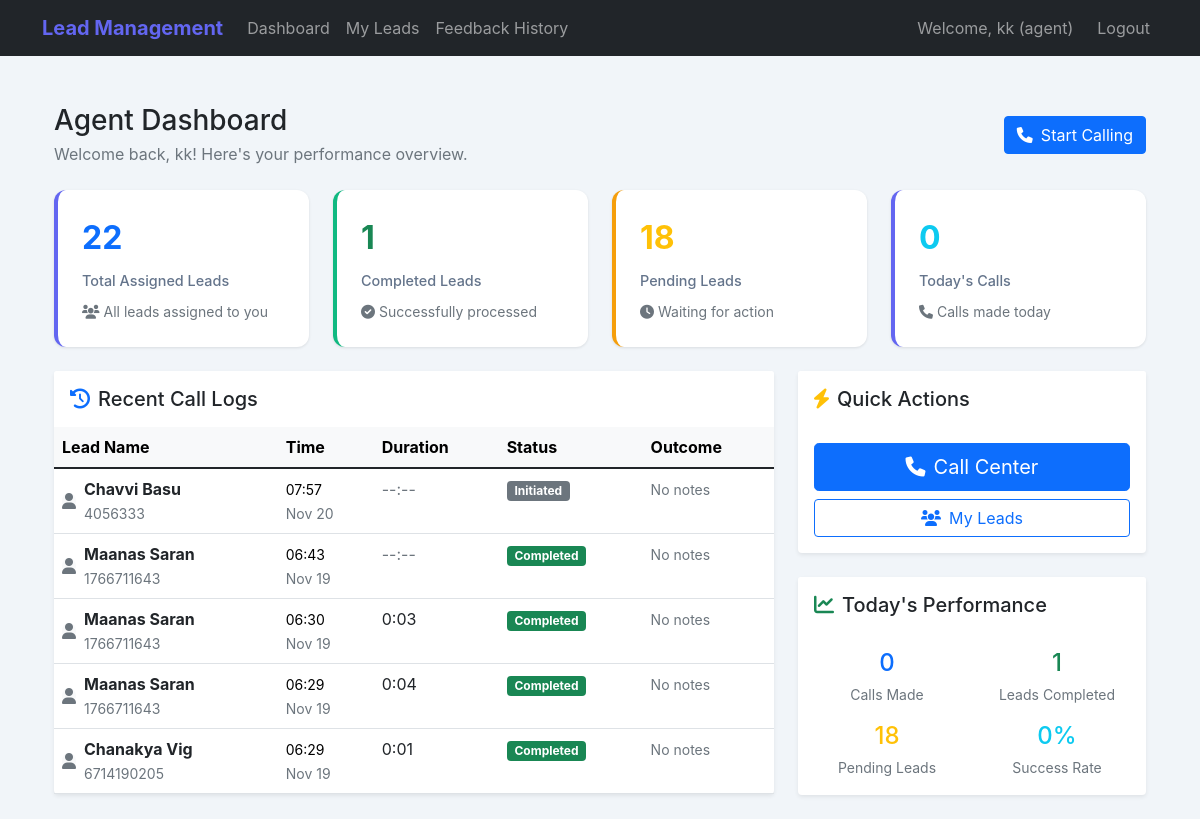
Before: /agent/dashboard (signed in) with the older database file.
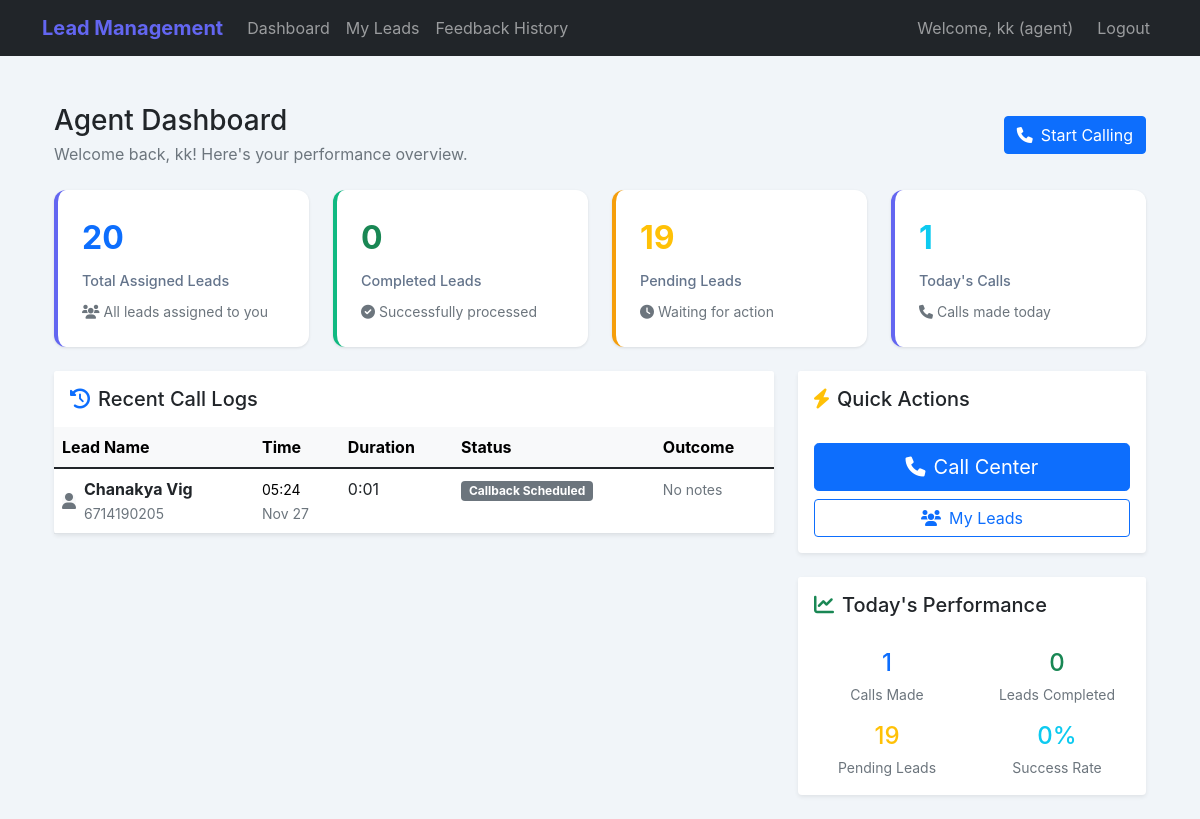
After: the same page with the newer database file.
### models.py (models this page shows, shortened)
class CallLog(db.Model):
    id = db.Column(db.Integer, primary_key=True)
    lead_id = db.Column(db.Integer, db.ForeignKey('lead.id'), nullable=False)
    agent_id = db.Column(db.Integer, db.ForeignKey('user.id'), nullable=False)
    call_time = db.Column(db.DateTime, nullable=False, default=datetime.utcnow)
    end_time = db.Column(db.DateTime, nullable=True)
    status = db.Column(db.Enum(CallStatus), nullable=False, default=CallStatus.INITIATED)
    duration_seconds = db.Column(db.Integer, nullable=True)  # Call duration in seconds
    call_notes = db.Column(db.Text, nullable=True)
    follow_up_required = db.Column(db.Boolean, default=False)
    follow_up_date = db.Column(db.DateTime, nullable=True)
    outcome = db.Column(db.String(100), nullable=True)  # interested, not_interested, callback, channel_partner, interested_other, abusive  # UPDATED
    satisfaction_score = db.Column(db.Integer, nullable=True)  # 1-5 scale
    call_recording_path = db.Column(db.String(500), nullable=True)
    call_quality = db.Column(db.String(50), nullable=True)  # clear, poor, dropped, etc.

class Lead(db.Model):
    id = db.Column(db.Integer, primary_key=True)
    name = db.Column(db.String(200), nullable=False)
    email = db.Column(db.String(200), nullable=True)
    mobile = db.Column(db.String(15), nullable=False)
    pincode = db.Column(db.String(10), nullable=True)
    project_name = db.Column(db.String(200), nullable=False, default='N/A')
    source = db.Column(db.String(100), nullable=True, default='N/A')
    year = db.Column(db.Integer, nullable=True)
    location = db.Column(db.String(100), nullable=True, default='N/A')
    project_id = db.Column(db.Integer, db.ForeignKey('project.id'), nullable=True)
    project = db.relationship('Project', backref='leads')
    assigned_agent_id = db.Column(db.Integer, db.ForeignKey('user.id'), nullable=True)
    assigned_date = db.Column(db.DateTime, nullable=True)
    status = db.Column(db.String(50), default='new')  # new, assigned, interested, not_interested, callback, completed, reassigned, channel_partner, interested_other  # UPDATED
    alternate_phone = db.Column(db.String(15), nullable=True)
    address = db.Column(db.Text, nullable=True)
    city = db.Column(db.String(100), nullable=True)
    state = db.Column(db.String(100), nullable=True)
    country = db.Column(db.String(100), nullable=True, default='India')
    priority = db.Column(db.String(20), default='medium')  # low, medium, high, urgent
    category = db.Column(db.String(100), nullable=True)  # residential, commercial, plot, etc.
    created_at = db.Column(db.DateTime, default=datetime.utcnow)
    updated_at = db.Column(db.DateTime, default=datetime.utcnow, onupdate=datetime.utcnow)
    call_logs = db.relationship('CallLog', backref='lead', lazy=True, cascade='all, delete-orphan')
    feedbacks = db.relationship('LeadFeedback', backref='lead', lazy=True, cascade='all, delete-orphan')
    reassignments = db.relationship('LeadReassignment', backref='lead', lazy=True, cascade='all, delete-orphan')
    assignment_history = db.relationship('LeadAssignmentHistory', backref='lead', lazy=True, cascade='all, delete-orphan')

### routes/agent_routes.py (the view)
@agent_bp.route('/dashboard')
@login_required
def dashboard():
    if current_user.role != UserRole.AGENT:
        flash('Access denied!', 'error')
        return redirect(url_for('admin.dashboard'))
    assigned_leads = Lead.query.filter_by(assigned_agent_id=current_user.id).count()
    completed_leads = Lead.query.filter_by(assigned_agent_id=current_user.id, status='completed').count()
    pending_leads = Lead.query.filter_by(assigned_agent_id=current_user.id, status='assigned').count()
    interested_leads = Lead.query.filter_by(assigned_agent_id=current_user.id, status='interested').count()
    today = datetime.utcnow().date()
    today_calls = CallLog.query.filter(
        CallLog.agent_id == current_user.id,
        db.func.date(CallLog.call_time) == today
    ).count()
    recent_calls = CallLog.query.filter_by(agent_id=current_user.id)\
        .order_by(CallLog.call_time.desc())\
        .limit(5)\
        .all()
    return render_template('agent/dashboard.html',
                         assigned_leads=assigned_leads,
                         completed_leads=completed_leads,
                         pending_leads=pending_leads,
                         interested_leads=interested_leads,
                         today_calls=today_calls,
                         recent_calls=recent_calls)

### templates/agent/dashboard.html (shortened to what the changed rows need)
{% extends "base.html" %}
{% block content %}
<div class="container-fluid py-4">
    <div class="d-flex justify-content-between align-items-center mb-4">
        <div>
            <h1 class="h3 mb-1">Agent Dashboard</h1>
        </div>
    </div>
    <div class="row g-4 mb-4">
        <div class="col-xl-3 col-md-6">
            <div class="stat-card">
                <div class="stat-number text-primary">{{ assigned_leads }}</div>
                <div class="stat-label">Total Assigned Leads</div>
                <div class="mt-2">
                    <small class="text-muted">
                    </small>
                </div>
            </div>
        </div>
        <div class="col-xl-3 col-md-6">
            <div class="stat-card success">
                <div class="stat-number text-success">{{ completed_leads }}</div>
                <div class="stat-label">Completed Leads</div>
                <div class="mt-2">
                    <small class="text-muted">
                    </small>
                </div>
            </div>
        </div>
        <div class="col-xl-3 col-md-6">
            <div class="stat-card warning">
                <div class="stat-number text-warning">{{ pending_leads }}</div>
                <div class="stat-label">Pending Leads</div>
                <div class="mt-2">
                    <small class="text-muted">
                    </small>
                </div>
            </div>
        </div>
        <div class="col-xl-3 col-md-6">
            <div class="stat-card">
                <div class="stat-number text-info">{{ today_calls }}</div>
                <div class="stat-label">Today's Calls</div>
                <div class="mt-2">
                    <small class="text-muted">
                    </small>
                </div>
            </div>
        </div>
    </div>
    <div class="row g-4">
        <div class="col-lg-8">
            <div class="card border-0 shadow-sm">
                <div class="card-body p-0">
                    {% if recent_calls %}
                    <div class="table-responsive">
                        <table class="table table-hover mb-0">
                            <thead class="table-light">
                                <tr>
                                    <th>Lead Name</th>
                                    <th>Time</th>
                                    <th>Duration</th>
                                    <th>Status</th>
                                    <th>Outcome</th>
                                </tr>
                            </thead>
                            <tbody>
                                {% for call in recent_calls %}
                                <tr>
                                    <td>
                                        <div class="d-flex align-items-center">
                                            <div class="avatar-sm bg-light rounded-circle d-flex align-items-center justify-content-center me-2">
                                                <i class="fas fa-user text-muted"></i>
                                            </div>
                                            <div>
                                                <strong>{{ call.lead.name }}</strong>
                                                <br>
                                                <small class="text-muted">{{ call.lead.mobile }}</small>
                                            </div>
                                        </div>
                                    </td>
                                    <td>
                                        <small>{{ call.call_time.strftime('%H:%M') }}</small>
                                        <br>
                                        <small class="text-muted">{{ call.call_time.strftime('%b %d') }}</small>
                                    </td>
                                    <td>
                                        {% if call.duration_seconds %}
                                            {{ (call.duration_seconds // 60) }}:{{ "%02d" % (call.duration_seconds % 60) }}
                                        {% else %}
                                            <span class="text-muted">--:--</span>
                                        {% endif %}
                                    </td>
                                    <td>
                                        <span class="badge
                                            {% if call.status.value == 'completed' %}bg-success
                                            {% elif call.status.value == 'interested' %}bg-success
                                            {% elif call.status.value == 'not_interested' %}bg-danger
                                            {% elif call.status.value == 'callback' %}bg-warning
                                            {% else %}bg-secondary{% endif %}">
                                            {{ call.status.value|replace('_', ' ')|title }}
                                        </span>
                                    </td>
                                    <td>
                                        <small class="text-muted">
                                            {% if call.call_notes and call.call_notes|length > 50 %}
                                                {{ call.call_notes[:50] }}...
                                            {% elif call.call_notes %}
                                                {{ call.call_notes }}
                                            {% else %}
                                                No notes
                                            {% endif %}
                                        </small>
                                    </td>
                                </tr>
                                {% endfor %}
                            </tbody>
                        </table>
                    </div>
                    {% endif %}
                </div>
            </div>
        </div>
        <div class="col-lg-4">
            <div class="card border-0 shadow-sm mt-4">
                <div class="card-body">
                    <div class="row text-center">
                        <div class="col-6 mb-3">
                            <div class="h4 text-primary mb-1">{{ today_calls }}</div>
                            <small class="text-muted">Calls Made</small>
                        </div>
                        <div class="col-6 mb-3">
                            <div class="h4 text-success mb-1">{{ completed_leads }}</div>
                            <small class="text-muted">Leads Completed</small>
                        </div>
                        <div class="col-6">
                            <div class="h4 text-warning mb-1">{{ pending_leads }}</div>
                            <small class="text-muted">Pending Leads</small>
                        </div>
                        <div class="col-6">
                            <div class="h4 text-info mb-1">
                                {% if today_calls > 0 %}
                                    {{ ((completed_leads / today_calls) * 100)|round|int }}%
                                {% else %}
                                    0%
                                {% endif %}
                            </div>
                            <small class="text-muted">Success Rate</small>
                        </div>
                    </div>
                </div>
            </div>
        </div>
    </div>
</div>
{% endblock %}

Changed rows visible on the page:
removed CallLog: lead.name "Chavvi Basu", lead.mobile "4056333", call_time "07:57", call_time "Nov 20", status.value "Initiated", shows "No notes"
removed CallLog: lead.name "Maanas Saran", lead.mobile "1766711643", call_time "06:43", call_time "Nov 19", status.value "Completed", shows "No notes"
removed CallLog: lead.name "Maanas Saran", lead.mobile "1766711643", call_time "06:30", call_time "Nov 19", duration_seconds "0", call.duration_seconds%60 "03", status.value "Completed", shows "No notes"
removed CallLog: lead.name "Maanas Saran", lead.mobile "1766711643", call_time "06:29", call_time "Nov 19", duration_seconds "0", call.duration_seconds%60 "04", status.value "Completed", shows "No notes"
changed CallLog "Chanakya Vig": call_time "06:29" → "05:24"; call_time "Nov 19" → "Nov 27"; status "COMPLETED" → "CALLBACK_SCHEDULED" (drawn); status.value "Completed" → "Callback Scheduled"
Other visible differences:
{{ assigned_leads }}: "22" → "20"
{{ completed_leads }}: "1" → "0"
{{ pending_leads }}: "18" → "19"
{{ today_calls }}: "0" → "1"
{{ ((completed_leads / today_calls) * 100)|round|int }}: (not shown) → "0"
text no longer shown: "0%"
